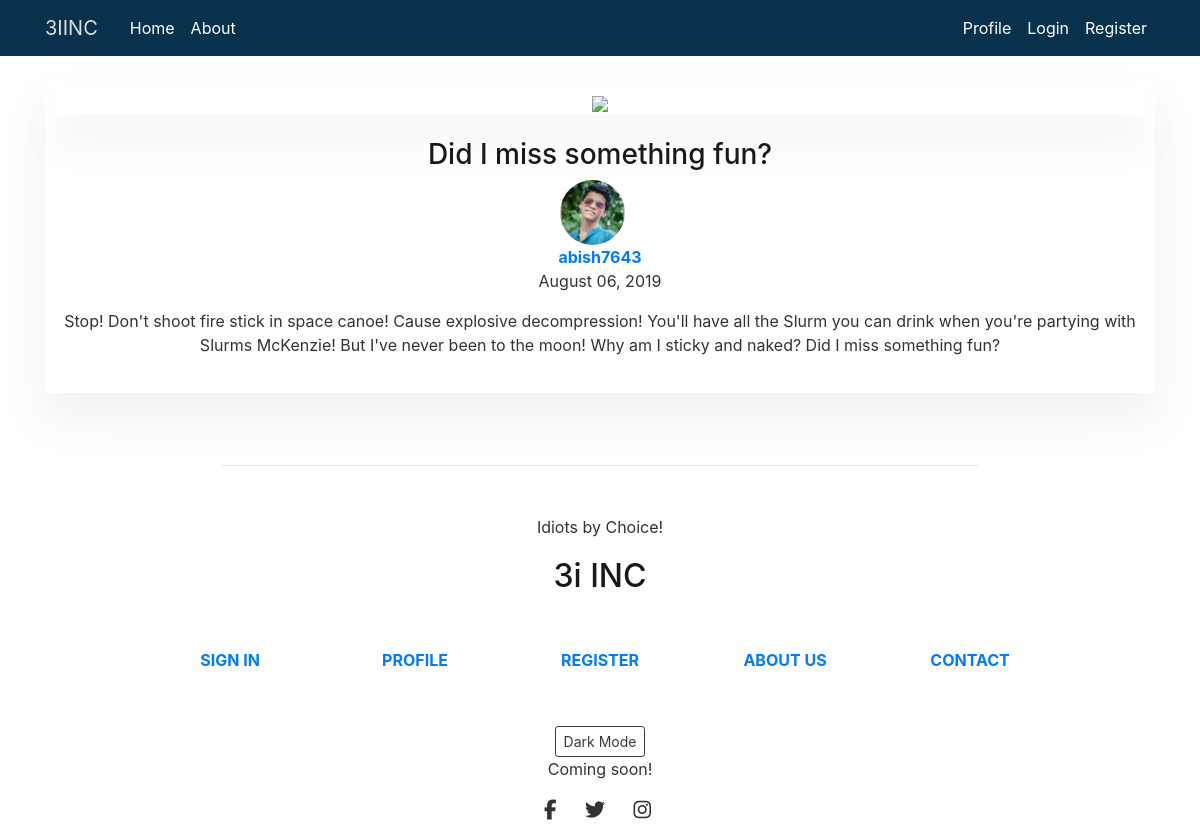
The page /post/13/ on the database as committed earlier.
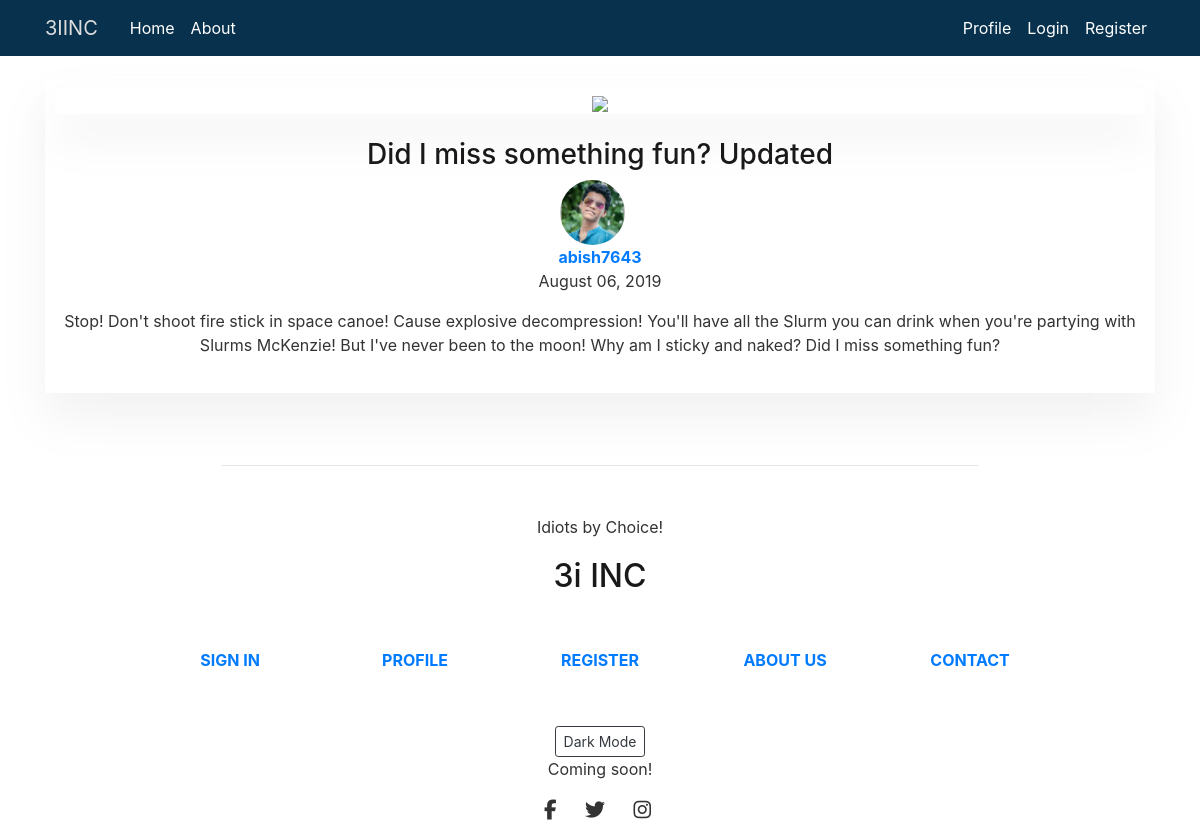
The same page on the database as committed later.
### blog/models.py (models this page shows, shortened)
class Post(models.Model):
    title = models.CharField(max_length=100)
    subtitle = models.CharField(max_length=140, default='SOME STRING')
    content = models.TextField()
    date_posted = models.DateTimeField(default=timezone.now)
    author = models.ForeignKey(User, on_delete=models.CASCADE)

### users/models.py (models this page shows, shortened)
class Profile(models.Model):
    user = models.OneToOneField(User, on_delete=models.CASCADE)
    image = models.ImageField(default='default.jpg', upload_to='profile_pics')

### blog/views.py (the view)
# urls.py: path('post/<int:pk>/', PostDetailView.as_view(), name="post-detail"),
class PostDetailView(DetailView):
    model = Post

### blog/templates/blog/post_detail.html (shortened to what this page needs)
{% extends "blog/base.html" %}
{% block content %}
<div class="container">
    <div class="col-lg-12 col-md-12 mb-4 shadow text-center">
        <div class="view overlay rounded z-depth-2 mb-4 shadowed">
            <img class="img-fluid" src="https://mdbootstrap.com/img/Photos/Others/images/43.jpg">
        </div>
        <h3 class="font-weight-bold mb-3">
            <h3 class="">{{ object.title }}</h3>
        </h3>
        <div class="container-fluid">
            <img class="rounded-circle article-img" src="{{object.author.profile.image.url}}">
            <p><a class="font-weight-bold text-center" href="{% url 'user-posts' post.author.username %}">{{object.author}} </a>
            <br>{{ post.date_posted|date:"F d, Y" }}</p>
        </div>
        <p class="dark-grey-text text-center">{{ object.content }}</p>
    </div>
</div>
{% endblock content %}

Rows that differ between the two databases and show on the page:
changed Post "abish7643": title "Did I miss something fun?" → "Did I miss something fun? Updated"
